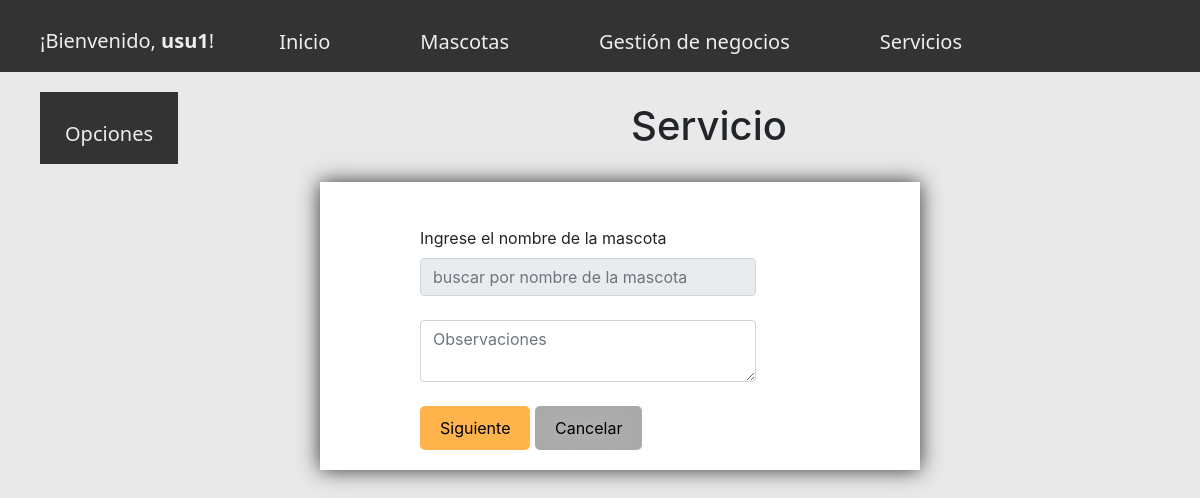
Page /InsertarConsulta.php?id_perro=4&id_dueno=28023816 (signed in) on the earlier database version.
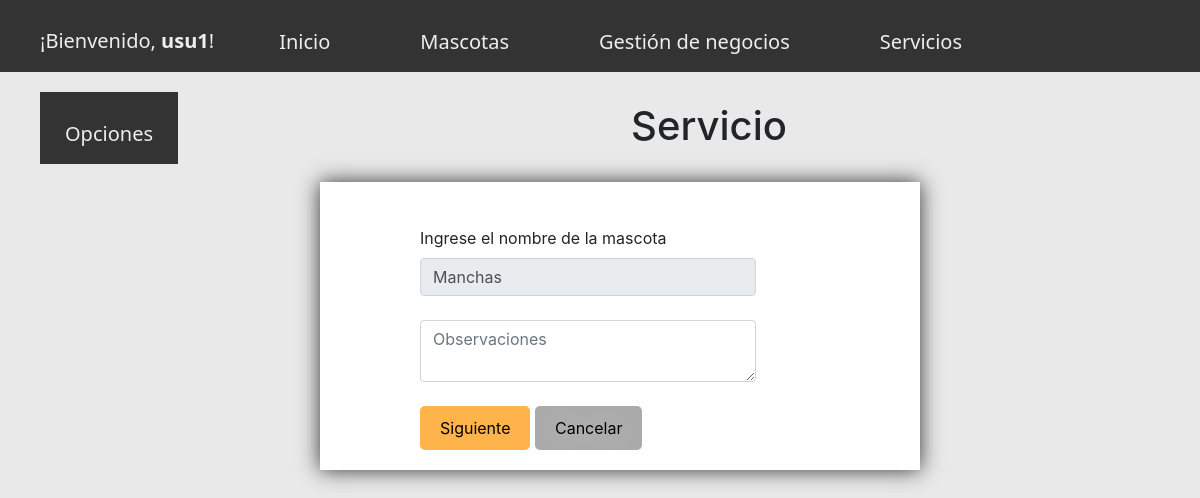
Same page on the later database version.
### tables this page shows
CREATE TABLE `detalle_perro` (
  `id` int(99) NOT NULL AUTO_INCREMENT,
  `id_dueno` int(8) NOT NULL,
  `id_perro` int(20) NOT NULL,
  PRIMARY KEY (`id`),
  UNIQUE KEY `id_perro` (`id_perro`),
  KEY `id_dueno` (`id_dueno`),
  CONSTRAINT `detalle_perro_ibfk_3` FOREIGN KEY (`id_dueno`) REFERENCES `cliente` (`id_cliente`) ON DELETE CASCADE ON UPDATE CASCADE,
  CONSTRAINT `detalle_perro_ibfk_4` FOREIGN KEY (`id_perro`) REFERENCES `perro` (`id_perro`) ON DELETE CASCADE ON UPDATE CASCADE
);

CREATE TABLE `perro` (
  `id_perro` int(20) NOT NULL AUTO_INCREMENT,
  `indice` int(11) NOT NULL,
  `nombre_perro` varchar(99) NOT NULL,
  `tipo` varchar(10) NOT NULL,
  `raza_perro` varchar(99) NOT NULL,
  `observaciones` text NOT NULL,
  `m_check` int(11) NOT NULL DEFAULT '0',
  PRIMARY KEY (`id_perro`)
);

### InsertarConsulta.php (the view, shortened to what this page needs)
<?php include_once "top.php";
?>
<!DOCTYPE>
<html>
<head>
</head>
<body style="background-color: #e9e9e9">
<link rel="stylesheet" href="./css/bootstrap.css">
<link rel="stylesheet" href="./css/body.css">
<h1 class="centrado">Servicio</h1>
<br>
<div class="container" style=" width: 50%; margin-right: 300px; margin-left: 320px; margin-bottom: 100px; padding: 20px; background-color: #fff; text-shadow: 0 0 30px #fff;
             box-shadow: 0 0 20px #333">
<div  class="" style="padding-left: 80px">
<form action="RegistroConsultaUno.php" method="POST">
<br>
<label> Ingrese el nombre de la mascota</label>
<?php
if (isset($_GET['id_perro']) && isset($_GET['id_dueno'])) {
   $c = new SelectDatos();
$conectar= $c->Buscador();
    $idp = $_GET["id_perro"];
    $idc = $_GET["id_dueno"];
   $sql = "SELECT * FROM perro inner join detalle_perro on detalle_perro.id_perro = perro.id_perro where perro.id_perro = '$idp' and detalle_perro.id_dueno = '$idc'";
   $r = $conectar->prepare($sql);
$result = $r->execute();
$cosos=$r->fetchAll(\PDO::FETCH_OBJ);
   foreach ($cosos as $nom) {
     $nombre = $nom->nombre_perro;
   }
}
?>
<?php
$rd = "";
?>
<?php if (isset($_GET['id_dueno'])) {
  $rd = "readonly";
} ?>
<input <?php echo $rd; ?> class="form-control" style="width: 70%" type="text" id="id_dueno" value="<?php if(isset($nombre)){
    echo $nombre;
}
 ?>" name="id_dueno" autocomplete="on" placeholder="buscar por nombre de la mascota">
<br>
<textarea type="text" class="form-control" style="width: 70%" name="obs" placeholder="Observaciones"></textarea>
<br>
<tr><button  type="submit" class="btn_a">Siguiente</button></tr>
<a class="cancel" href="VerConsultas.php">Cancelar</a>
</div>
</div>
</body>
</html>

Differences in the rows shown:
now on this page (row edited): detalle_perro: id_dueno "Manchas"
